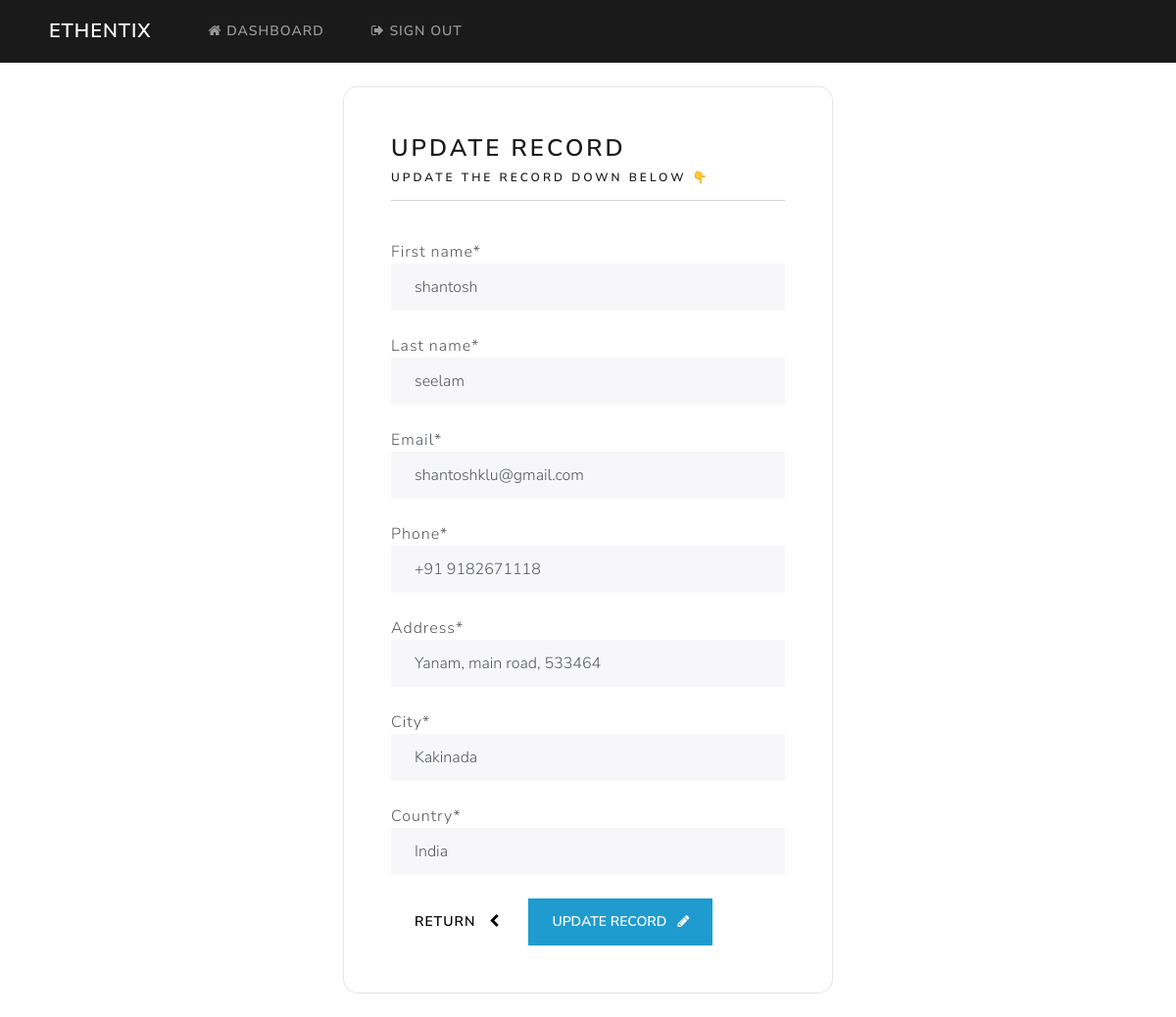
/update-record/6/ (signed in), run on the app's committed database.
### webapp/models.py (models this page shows, shortened)
class Record(models.Model):
    creation_date = models.DateTimeField(auto_now_add=True)
    user = models.ForeignKey(User, on_delete=models.CASCADE)
    first_name = models.CharField(max_length=100)
    last_name = models.CharField(max_length=100)
    email = models.EmailField(max_length=255)
    phone = models.CharField(max_length=20)
    address = models.CharField(max_length=300)
    city = models.CharField(max_length=255)
    country = models.CharField(max_length=125)

### webapp/views.py (the view)
# urls.py: path('update-record/<int:pk>/', views.update_record, name="update-record"),
@login_required(login_url='login')
def update_record(request, pk):
    record = Record.objects.get(id=pk)
    form = UpdateRecordForm(instance=record)
    if request.method == "POST":
        form = UpdateRecordForm(request.POST, instance=record)
        if form.is_valid():
            form.save()
            messages.success(request, "Record Updated!")
            return redirect("dashboard")
    context = {'form': form}
    return render(request, 'webapp/update-record.html', context=context)

### webapp/forms.py
class UpdateRecordForm(forms.ModelForm):
    class Meta:
        model = Record
        fields = ['first_name','last_name','email','phone','address','city','country']

### webapp/templates/webapp/update-record.html (shortened to what this page needs)
{% extends 'webapp/base.html' %}
{% load crispy_forms_tags %}
{% block content %}
<body>
    <div class="container bg-light shadow-md p-5 form-layout">
        <h3> Update Record </h3>
        <h6> Update the record down below 👇 </h6>
        <hr><br>
        <form method="POST" autocomplete="off">
            {{form.first_name|as_crispy_field}}
            <br>
            {{form.last_name|as_crispy_field}}
            <br>
            {{form.email|as_crispy_field}}
            <br>
            {{form.phone|as_crispy_field}}
            <br>
            {{form.address|as_crispy_field}}
            <br>
            {{form.city|as_crispy_field}}
            <br>
            {{form.country|as_crispy_field}}
            <br>
            <a href="{% url 'dashboard' %}" class="btn btn-secondary btn-light"> Return &nbsp; <i class="fa fa-chevron-left" aria-hidden="true"></i> </a>
            <button type="submit" class="btn btn-info"> Update record  &nbsp; <i class="fa fa-pencil" aria-hidden="true"></i></button>
        </form>
    </div>
    <br>
</body>
{% endblock %}

### static/css/styles.css (style rules this page uses)
.form-layout { border-radius: 15px; width: 500px; }

### data on the page
Record: first_name "shantosh", last_name "seelam", email "shantoshklu@gmail.com", phone "+91 9182671118", address "Yanam, main road, 533464", city "Kakinada", country "India"
